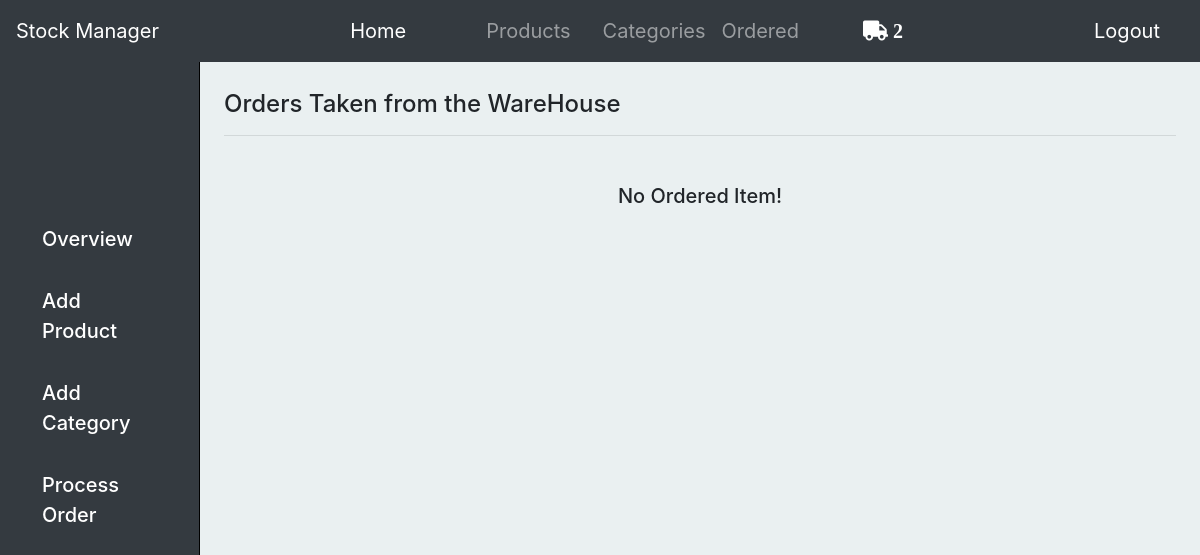
The app's page /orders/ (signed in), older data.
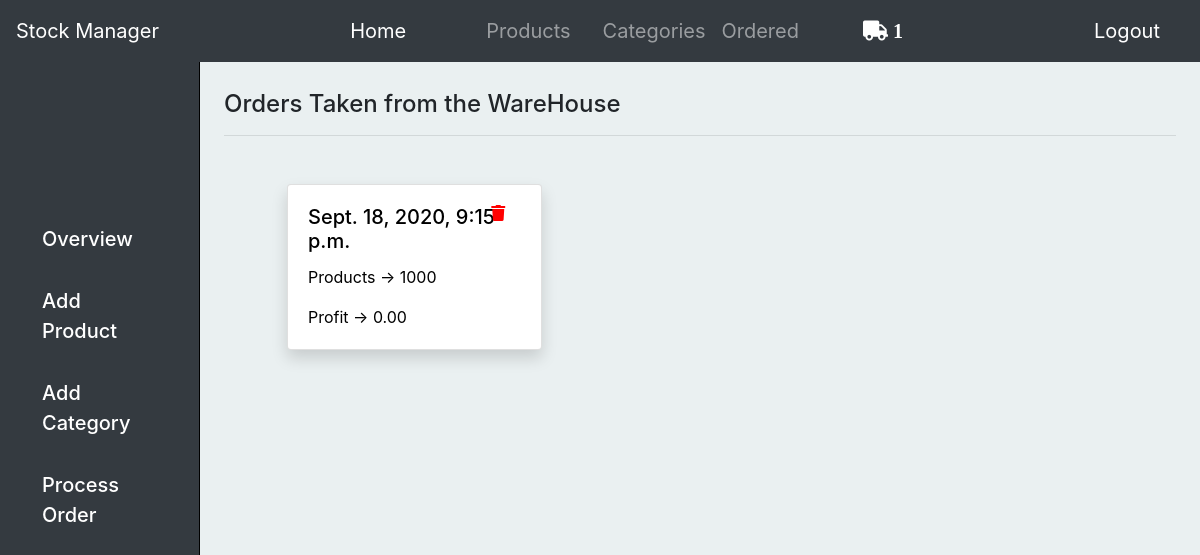
The same page, newer data.
### base/models.py (models this page shows, shortened)
class Order(models.Model):
    user = models.ForeignKey(User, on_delete=models.CASCADE)
    code = models.CharField(max_length=100)
    items = models.ManyToManyField(Item)
    ordered_date = models.DateTimeField(auto_now_add=True)
    ordered = models.BooleanField(default=False)
    def __str__(self):
        return f"{self.user.username} order "
    def order_profit(self):
        total = 0
        for item in self.items.all():
            total += item.get_profit()
        return total
    def total_products(self):
        total = 0
        for item in self.items.all():
            total += item.quantity
        return total

class Item(models.Model):
    user = models.ForeignKey(User, on_delete=models.CASCADE)
    item = models.ForeignKey(Product, on_delete=models.CASCADE)
    quantity = models.IntegerField(default=0)
    ordered = models.BooleanField(default=False)
    def get_profit(self):
        profit = (self.quantity * self.item.unit_quantity * self.item.unit_price) - (self.item.carton_price * self.quantity)
        return profit

class Product(models.Model):
    name = models.CharField(max_length=100)
    category = models.ForeignKey(Category, on_delete=models.CASCADE, null=True, blank=True, related_name='products')
    code = models.CharField(max_length=100)
    quantity = models.IntegerField(default=1)
    carton_price = models.DecimalField(decimal_places=2, default=0.00, max_digits=9)
    unit_price = models.DecimalField(decimal_places=2, default=0.00, max_digits=9)
    unit_quantity = models.IntegerField(default=1)
    status = models.CharField(max_length=100, choices=CHOICES, default="Available")
    owner = models.ForeignKey(User, on_delete=models.CASCADE)

### base/views.py (the view)
# urls.py: path('orders/',views.orders, name="orders"),
def orders(request):
    ordered_orders = Order.objects.filter(ordered=True, user=request.user)
    context ={
        'ordered_orders':ordered_orders
    }
    print(ordered_orders)
    return render(request, 'base/orders.html', context)

### base/templatetags/cart_template_tags.py (called while the page is built)
@register.filter
def cart_item_count(user):
    if user.is_authenticated:
        qs = Order.objects.filter(user=user, ordered=False)
        if qs.exists():
            return qs[0].items.count()
    return 0

### base/templates/base/orders.html
{% extends "base/layout.html" %}
{% load static %}
{% block main %}
<h4 class="h4_head">Orders Taken from the WareHouse</h4>
<hr>
<div class="row ml-5 mr-5 mt-5">
  {% if ordered_orders.count  < 1%}
  <h5 class="h4_head" style="text-align: center; margin-left: auto; margin-right: auto;">No Ordered Item!</h5>
  {% else %}
  {% for item in ordered_orders %}
  <div class="col-sm-4">
    <a href="{% url 'orderdetail' item.id %}" style="color: black; text-decoration: none;">
    <div class="card shadow">
      <div class="card-body">
        <h5 class="card-title">{{item.ordered_date}}</h5>
        <p class="card-text">Products -> {{item.total_products}}</p>
        <p class="card-text">Profit -> {{item.order_profit}}</p>
        <a href="{% url 'orderconfirm' item.id %}"><i class="fas fa-trash prodicon" style="color: red;"></i></a>
      </div>
    </div>
    </a>
  </div>
  {% endfor %}
  {% endif %}
</div>
{% endblock main %}

### base/templates/base/layout.html (shortened to what this page needs)
{% load static %}
{% load cart_template_tags %}
<!DOCTYPE html>
<html>
<head>
    <link rel="stylesheet" href="https://stackpath.bootstrapcdn.com/bootstrap/4.5.2/css/bootstrap.min.css">
    <link rel="stylesheet" type="text/css" href="{% static 'css/style.css' %}">
    <link rel="stylesheet" href="https://use.fontawesome.com/releases/v5.7.0/css/all.css">
</head>
<body style="background-color: #EAF0F1">
    <nav class="navbar navbar-expand-lg navbar-dark bg-dark fixed-top">
    <a class="navbar-brand" href="#">Stock Manager</a>
    <div class="collapse navbar-collapse" id="navbarSupportedContent">
        <ul class="navbar-nav ml-auto mr-auto">
        <li class="nav-item active mr-5">
            <a class="nav-link " href="{% url 'home' %}">Home <span class="sr-only">(current)</span></a>
        </li>
        <li class="nav-item ml-3">
            <a class="nav-link" href="{% url 'product' %}">Products</a>
        </li>
        <li class="nav-item ml-3">
            <a class="nav-link" href="{% url 'category' %}">Categories</a>
        </li>
        <li class="nav-item">
            <a class="nav-link" href="{% url 'orders' %}">Ordered</a>
        </li>
        <li class="nav-item">
            <a class="nav-link" href="{% url 'list' %}"><i class="fas fa-truck ml-5" style="color: white;;">  {{ request.user|cart_item_count }}</i></a>
        </li>
        </ul>
        {% if user.is_authenticated %}
        <a class="nav-link mr-2" href="{% url 'logout' %}">Logout</a>
        {% else %}
        <a class="nav-link mr-2" href="{% url 'login' %}">Login</a>
        {% endif %}
    </div>
    </nav>
    <div class="container-fluid">
    	<div class="row">
    		<div class="col-md-2 bg-dark d-none d-md-block sidebar">
    			<div class="sidebar-left">
    				<ul class="nav flex-column sidebar-nav">
                        <li class="nav-item  mt-3 mr-4 ml-3">
                            <div class="side_nav_div">
                            	<a class="nav-link active" href="{% url 'home' %}">
                               	Overview
                            </a>
                            </div>
                        </li>
                        <li class="nav-item  mt-3 mr-4 ml-3">
                            <div class="side_nav_div">
                            	<a class="nav-link active" href="{% url 'addprod' %}">
                               	Add Product
                            </a>
                            </div >
                        </li>
                        <li class="nav-item  mt-3 mr-4 ml-3">
                            <div class="side_nav_div">
                            	<a class="nav-link active" href="{% url 'addcat' %}">
                               	Add Category
                            </a>
                            </div >
                        </li>
                        <li class="nav-item  mt-3 mr-4 ml-3">
                            <div class="side_nav_div">
                            	<a class="nav-link active" href="#">
                               	Process Order
                            </a>
                            </div>
                        </li>
                    </ul>
    			</div>
    		</div>
    		<main role="main" class="col-md-9 ml-sm-auto col-lg-10 px-4">
    			{% block main %}
                {% endblock main %}
    		</main>
    	</div>
    </div>
</body>
</html>

Row changes from the older to the newer data that the page shows:
added Order: ordered_date "Sept. 18, 2020, 9:15 p.m.", total_products "1000", order_profit "0.00"
Text that changed along with them:
{{ request.user|cart_item_count }}: "2" → "1"
text no longer shown: "No Ordered Item!"
